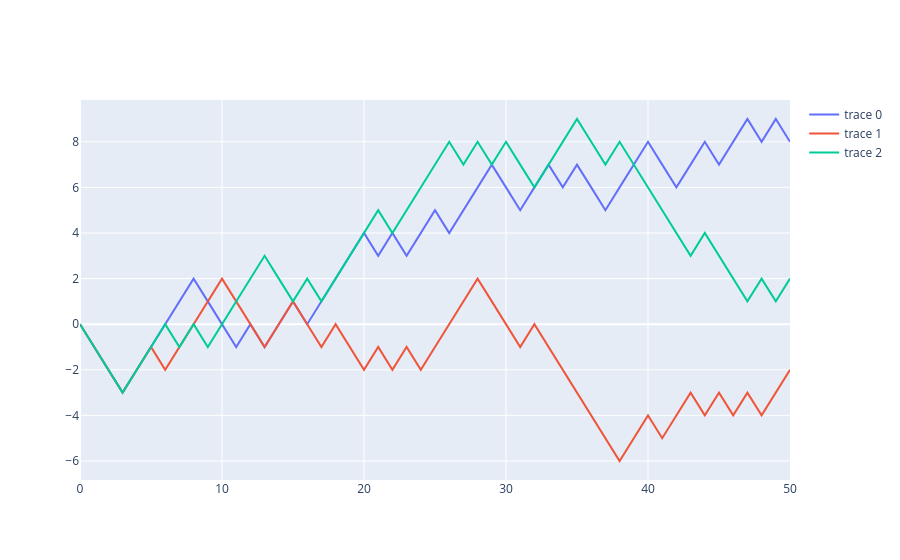

The notebook cell saved with this chart:
### Code cell
n = 50
p = 0.51 
N = 3
x_ = np.arange(n+1)
# x_

y_ = rw_simulations(N, n, p)
y_

plot = go.Figure()
for i in range(N):
    graph = go.Scatter(x = x_, y = y_[i])
    plot.add_trace(graph)
    
plot.show()

### Figure 1 — Plotly figure (JSON) as saved in the notebook; plotly's stock layout.template omitted (floating-point values rounded to 4 significant figures)
{"data": [{"type": "scatter", "x": [0, 1, 2, 3, 4, 5, 6, 7, 8, 9, 10, 11, 12, 13, 14, 15, 16, 17, 18, 19, 20, 21, 22, 23, 24, 25, 26, 27, 28, 29, 30, 31, 32, 33, 34, 35, 36, 37, 38, 39, 40, 41, 42, 43, 44, 45, 46, 47, 48, 49, 50], "y": [0, -1, -2, -3, -2, -1, 0, 1, 2, 1, 0, -1, 0, -1, 0, 1, 0, 1, 2, 3, 4, 3, 4, 3, 4, 5, 4, 5, 6, 7, 6, 5, 6, 7, 6, 7, 6, 5, 6, 7, 8, 7, 6, 7, 8, 7, 8, 9, 8, 9, 8]}, {"type": "scatter", "x": [0, 1, 2, 3, 4, 5, 6, 7, 8, 9, 10, 11, 12, 13, 14, 15, 16, 17, 18, 19, 20, 21, 22, 23, 24, 25, 26, 27, 28, 29, 30, 31, 32, 33, 34, 35, 36, 37, 38, 39, 40, 41, 42, 43, 44, 45, 46, 47, 48, 49, 50], "y": [0, -1, -2, -3, -2, -1, -2, -1, 0, 1, 2, 1, 0, -1, 0, 1, 0, -1, 0, -1, -2, -1, -2, -1, -2, -1, 0, 1, 2, 1, 0, -1, 0, -1, -2, -3, -4, -5, -6, -5, -4, -5, -4, -3, -4, -3, -4, -3, -4, -3, -2]}, {"type": "scatter", "x": [0, 1, 2, 3, 4, 5, 6, 7, 8, 9, 10, 11, 12, 13, 14, 15, 16, 17, 18, 19, 20, 21, 22, 23, 24, 25, 26, 27, 28, 29, 30, 31, 32, 33, 34, 35, 36, 37, 38, 39, 40, 41, 42, 43, 44, 45, 46, 47, 48, 49, 50], "y": [0, -1, -2, -3, -2, -1, 0, -1, 0, -1, 0, 1, 2, 3, 2, 1, 2, 1, 2, 3, 4, 5, 4, 5, 6, 7, 8, 7, 8, 7, 8, 7, 6, 7, 8, 9, 8, 7, 8, 7, 6, 5, 4, 3, 4, 3, 2, 1, 2, 1, 2]}], "layout": {}}
